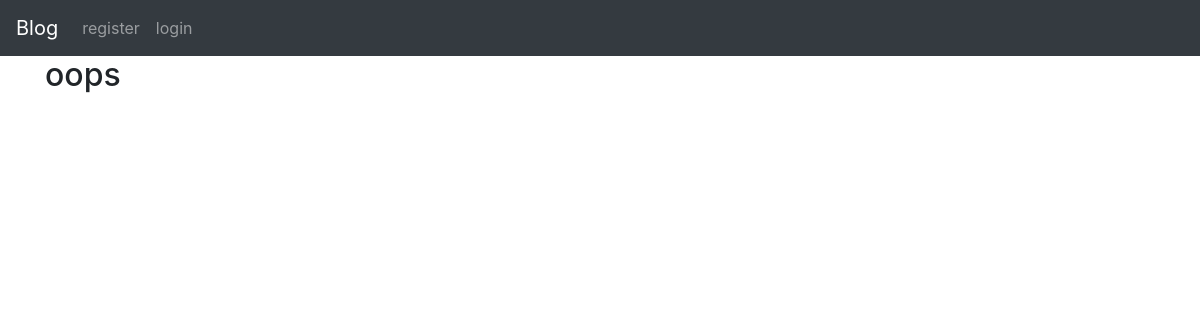
The page /category/funny/ on the database as committed earlier.
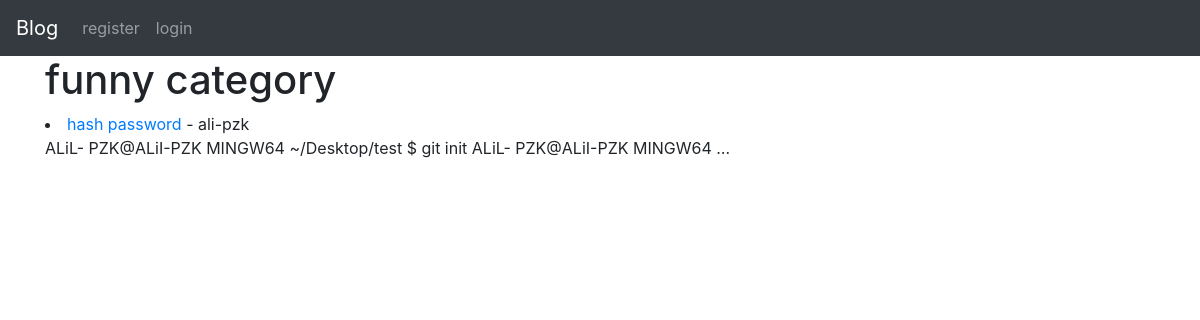
The same page on the database as committed later.
### MyBlog/models.py (models this page shows, shortened)
class Post(models.Model):
    title = models.CharField(max_length=260)
    title_tag = models.CharField(max_length=250)
    author = models.ForeignKey(User, on_delete=models.CASCADE)
    body = models.TextField()
    post_date = models.DateField(auto_now_add=True)
    category = models.CharField(max_length=260, default='open')

### MyBlog/views.py (the view)
# urls.py: path('category/<str:name>/', CategoryView, name="category"),
def CategoryView(request, name):
    category_posts = Post.objects.filter(category=name.replace('-', ' '))
    return render(request, 'category.html', {'name': name.replace('-', ' '), 'category_posts': category_posts})

### templates/category.html (shortened to what this page needs)
{% extends 'base.html' %}
{% load static %}
{% block content %}
    {% if category_posts %}
        <h1>{{ name }} category</h1>
        {% for post in category_posts %}
            <li><a href="{% url 'article-view' post.pk %}">{{ post.title }}</a>
                - {{ post.author.first_name }}-{{ post.author.last_name }}
            </li>
            {{ post.body | truncatewords:10 }}
        {% endfor %}
    {% else %}
        <h2>oops</h2>
    {% endif %}
{% endblock %}

Rows that differ between the two databases and show on the page:
now on this page (row edited): Post: category "funny", title "hash password", author.first_name "ali", author.last_name "pzk", body "ALiL- PZK@ALiI-PZK MINGW64 ~/Desktop/test $ git init ALiL- PZK@ALiI-PZK MINGW64 …"
Other text that changed with them:
text no longer shown: "oops"
text now shown: "category"
